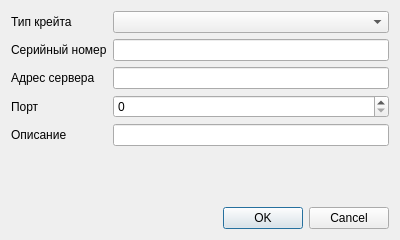
<?xml version="1.0" encoding="UTF-8"?>
<ui version="4.0">
 <class>CrateDialog</class>
 <widget class="QDialog" name="CrateDialog">
  <property name="geometry">
   <rect>
    <x>0</x>
    <y>0</y>
    <width>400</width>
    <height>240</height>
   </rect>
  </property>
  <property name="windowTitle">
   <string>Добавление крейта</string>
  </property>
  <layout class="QVBoxLayout" name="verticalLayout">
   <item>
    <layout class="QFormLayout" name="formLayout">
     <item row="0" column="0">
      <widget class="QLabel" name="label">
       <property name="text">
        <string>Тип крейта</string>
       </property>
      </widget>
     </item>
     <item row="0" column="1">
      <widget class="QComboBox" name="comboBox"/>
     </item>
     <item row="1" column="0">
      <widget class="QLabel" name="label_2">
       <property name="text">
        <string>Серийный номер</string>
       </property>
      </widget>
     </item>
     <item row="2" column="0">
      <widget class="QLabel" name="label_3">
       <property name="text">
        <string>Адрес сервера</string>
       </property>
      </widget>
     </item>
     <item row="3" column="0">
      <widget class="QLabel" name="label_4">
       <property name="text">
        <string>Порт</string>
       </property>
      </widget>
     </item>
     <item row="4" column="0">
      <widget class="QLabel" name="label_5">
       <property name="text">
        <string>Описание</string>
       </property>
      </widget>
     </item>
     <item row="4" column="1">
      <widget class="QLineEdit" name="lineEdit"/>
     </item>
     <item row="5" column="1">
      <spacer name="verticalSpacer">
       <property name="orientation">
        <enum>Qt::Orientation::Vertical</enum>
       </property>
       <property name="sizeHint" stdset="0">
        <size>
         <width>20</width>
         <height>40</height>
        </size>
       </property>
      </spacer>
     </item>
     <item row="1" column="1">
      <widget class="QLineEdit" name="lineEdit_2"/>
     </item>
     <item row="2" column="1">
      <widget class="QLineEdit" name="lineEdit_3"/>
     </item>
     <item row="3" column="1">
      <widget class="QSpinBox" name="spinBox"/>
     </item>
    </layout>
   </item>
   <item>
    <widget class="QDialogButtonBox" name="buttonBox">
     <property name="orientation">
      <enum>Qt::Orientation::Horizontal</enum>
     </property>
     <property name="standardButtons">
      <set>QDialogButtonBox::StandardButton::Cancel|QDialogButtonBox::StandardButton::Ok</set>
     </property>
    </widget>
   </item>
  </layout>
 </widget>
 <resources/>
 <connections>
  <connection>
   <sender>buttonBox</sender>
   <signal>rejected()</signal>
   <receiver>CrateDialog</receiver>
   <slot>reject()</slot>
   <hints>
    <hint type="sourcelabel">
     <x>295</x>
     <y>227</y>
    </hint>
    <hint type="destinationlabel">
     <x>286</x>
     <y>239</y>
    </hint>
   </hints>
  </connection>
 </connections>
</ui>
